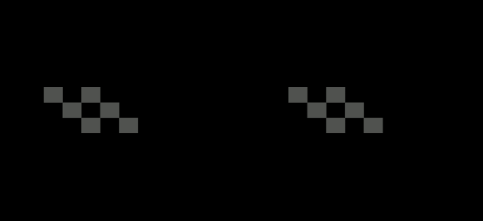
#> input picture glasses.png, 483 x 221 px; the run also reads 1 picture not shown here
$ jupyter execute 'Snapchat Filter.ipynb'   (text cells are left out)
#> lines starting #> are read from the running program, lines starting #| are printed output that depends on the picture; after the words box and inside, x2 and y2 are one past the last pixel; in counts of white or black regions, pixels touching at a corner belong together
[cell 1]
import cv2

face_Cascade = cv2.CascadeClassifier(cv2.data.haarcascades + "haarcascade_frontalface_default.xml")
eye_Cascade = cv2.CascadeClassifier(cv2.data.haarcascades + "frontalEyes35x16.xml")
nose_Cascade = cv2.CascadeClassifier(cv2.data.haarcascades + "Nose18x15.xml")
glasses = cv2.imread('glasses.png', -1)  #We load the mustache with -1 (negative one) as the second
#> glasses is the input picture: shape (221, 483, 4); mean B, G, R, A 2.6, 2.7, 2.7, 68.4
#parameter to load all the layers in the image. The image is made up of 4 layers (or channels): Blue,
#Green, Red, and an Alpha transparency layer (knows as BGR-A). The a"lpha channel tell us which pixels in
#the image should be transparent (show the image underneath) or should be non-transparent (made up of a
#combination of the other 3 layers).
mustache = cv2.imread('mustache.png',-1)

cap = cv2.VideoCapture(0)

while True:
    ret, frame = cap.read()
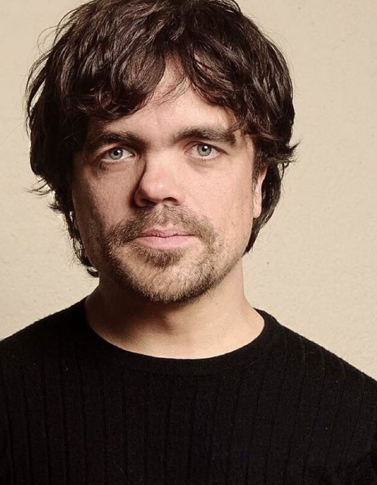
#> input picture Test case/Before.png, 377 x 485 px, given in place of the camera
#> frame is the input picture: shape (485, 377, 3); mean B, G, R 87.7, 100, 119.5
    gray_frame = cv2.cvtColor(frame, cv2.COLOR_BGR2GRAY)
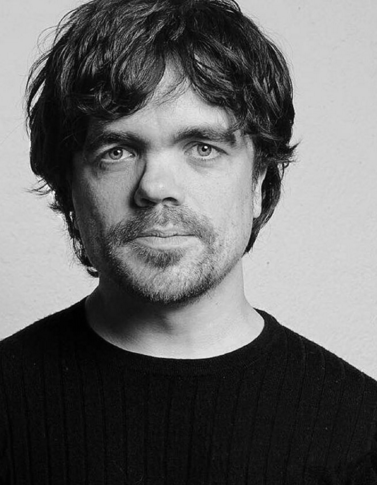
#> gray_frame: shape (485, 377); min 0, max 244, mean 104.4

    if ret == False:
        continue

    frame = cv2.cvtColor(frame , cv2.COLOR_BGR2BGRA) # so that we can use glasses and mustaches alpha value
#> frame: shape (485, 377, 4)
                                                     # otherwise we get white box around them

    faces = face_Cascade.detectMultiScale(gray_frame, 1.3, 5)
#> faces = [[59, 69, 204, 204]]

    origGlasses = cv2.imread('glasses.png', -1)

    origMustache = cv2.imread('mustache.png', -1)

    for (x,y,w,h) in faces:

        #cv2.rectangle(frame, (x,y), (x+w, y+h), (255,255,255),3)
        roi_gray = gray_frame[y:y+h , x:x+w]
        roi_color = frame[y:y+h , x:x+w]


        eyes = eye_Cascade.detectMultiScale(roi_gray, 1.3, 5)
        for (ex,ey,ew,eh) in eyes:
            #cv2.rectangle(roi_color, (ex,ey), (ex+ew, ey+eh), (0,255,0),3)
            roi_eye_gray = roi_gray[ey:ey+eh, ex:ex+ew]
            roi_eye_color = roi_color[ey:ey+eh, ex:ex+ew]
            glasses = cv2.resize(origGlasses, (ew,eh), interpolation = cv2.INTER_AREA)

            gw, gh, gc = glasses.shape
            # We are going to iterate through every single pixel value in the glasses image and then we
            # are going to replace it with roi_color

            for i in range (0,gw):
                for j in range(0,gh):
                    if glasses[i, j][3] != 0: # 3rd value [3] means alpha value there is 0 so we want it to
                                # be transparent and we dont need to change that pixel value in roi_color
                        roi_color[ey + i, ex+ j ] = glasses[i , j]  # This line is used to replace pixel
                                                                 # values


        nose = nose_Cascade.detectMultiScale(roi_gray, 1.2, 5)
        for (nx,ny,nw,nh) in nose:
            #cv2.rectangle(roi_color, (nx,ny), (nx+nw, ny+nh), (255,0,0),3)
            roi_nose_gray = roi_gray[ny:ny+nh , nx:nx+nw]
            roi_nose_color = roi_color[ny:ny+nh , nx:nx+nw]
            mustache = cv2.resize(origMustache, (nw,nh), interpolation = cv2.INTER_AREA)

            mw, mh, mc = mustache.shape

            # We are going to iterate through every single pixel value in the glasses image and then we
            # are going to replace it with roi_color

            for i in range (0,mw):
                for j in range(0,mh):
                    if mustache[i, j][3] != 0: # 3rd value [3] means alpha value there is 0 so we want it to
                                # be transparent and we dont need to change that pixel value in roi_color
                        roi_color[ny + int(nh/2.5) + i , nx+ j ] = mustache[i , j] # This Line is used to
#> this loop made 1 pass
#> (x, y, w, h, eyes, nose) on pass 1: (59, 69, 204, 204, [[17, 43, 169, 77]], [[67, 99, 58, 48]])
#> pass 1, `roi_gray = gray_frame[y:y+h , x:x+w]`:
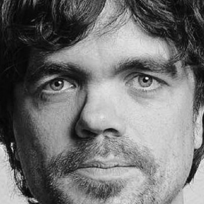
#> roi_gray: shape (204, 204); min 3, max 244, mean 114.9
#> pass 1, `roi_color = frame[y:y+h , x:x+w]`:
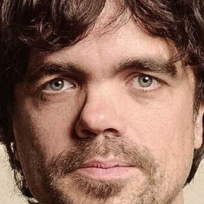
#> roi_color: shape (204, 204, 4); mean B, G, R, A 90.9, 105.8, 141.9, 255
#> after the loop:
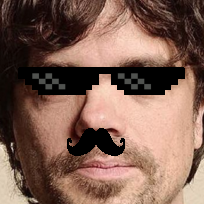
#> roi_color: shape (204, 204, 4); 11.5% of pixels changed, all inside (x1, y1, x2, y2) = (18, 67, 185, 156)
                                                                                   # replace pixel values


    cv2.imshow("Video Frame",frame)
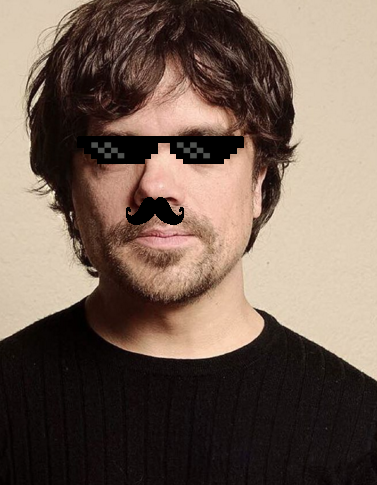
#> window 'Video Frame': shape (485, 377, 4); mean B, G, R, A 85.8, 97.8, 116.3, 254.4

    frame = cv2.cvtColor(frame , cv2.COLOR_BGRA2BGR)
#> frame: shape (485, 377, 3)

    # Wait for user Input s, then you will stop the loop
    key_pressed = cv2.waitKey(1) & 0xFF # for converting waitkey(32 bit) into 8 bit
#> (key Esc is pressed here)
    if key_pressed == ord('s'):
        break

cap.release()
cv2.destroyAllWindows()
